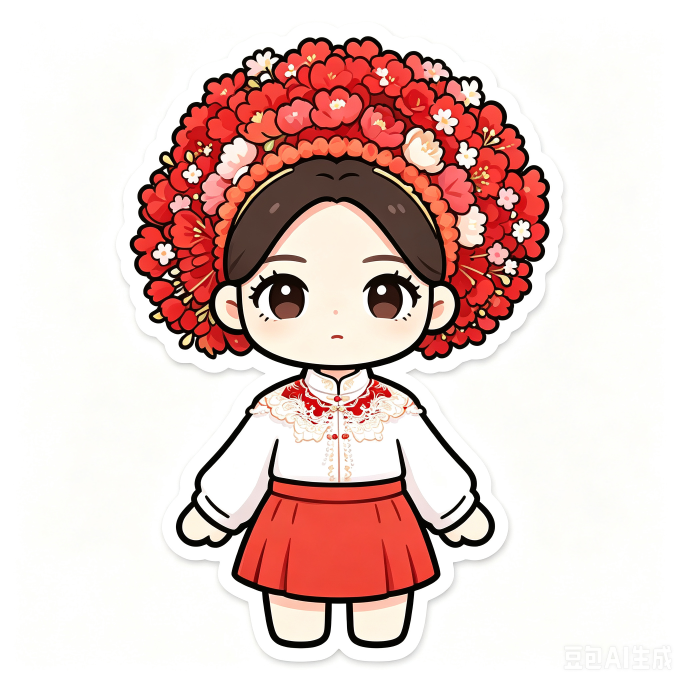
#> input picture data/Character Image/桌宠形象生成.png, 2048 x 2048 px (shown at 1/3 size)
$ python -i make_brand_icons.py   (imports and definitions only)
#> lines starting #> are read from the running program, lines starting #| are printed output that depends on the picture; after the words box and inside, x2 and y2 are one past the last pixel; in counts of white or black regions, pixels touching at a corner belong together
#> further down, picture is the input picture: PIL image 2048x2048 RGB; mean R, G, B 228.7, 204, 199.7
# -*- coding: utf-8 -*-
"""从 data/Icon 母稿生成图标（中间产物写到 brand/，可不入库）。

用法：
  1. 将母稿 PNG 放入 data/Icon/
  2. python tools/make_brand_icons.py
  3. npx tauri icon brand/app-icon-1024.png --output src-tauri/icons
  4. 再跑一遍本脚本写回 tray.png / mark-128.png（tauri icon 会覆盖 tray）

母稿若已是透明底，直接取内容包围盒；否则边缘泛洪去白。
"""
from __future__ import annotations

import sys
from pathlib import Path

import numpy as np
from PIL import Image, ImageChops, ImageDraw, ImageEnhance, ImageFilter

ROOT = Path(__file__).resolve().parents[1]
sys.path.insert(0, str(ROOT / "tools"))
from cutout import remove_white_bg  # noqa: E402

ICON_DIR = ROOT / "data" / "Icon"
OUT = ROOT / "brand"


# [38 lines left out: functions find_source, load_cutout, content_bbox, square_pad, not called in this run]


def circularize(im: Image.Image, margin: float = 0.02, feather: int = 6) -> Image.Image:
#> called with margin = 0.02, feather = 6
    w, h = im.size
#> w = 2048; h = 2048
    m = Image.new("L", (w, h), 0)
#> m: PIL image 2048x2048 L; every value is 0
    inset = int(w * margin)
#> inset = 40
    ImageDraw.Draw(m).ellipse((inset, inset, w - inset - 1, h - inset - 1), fill=255)
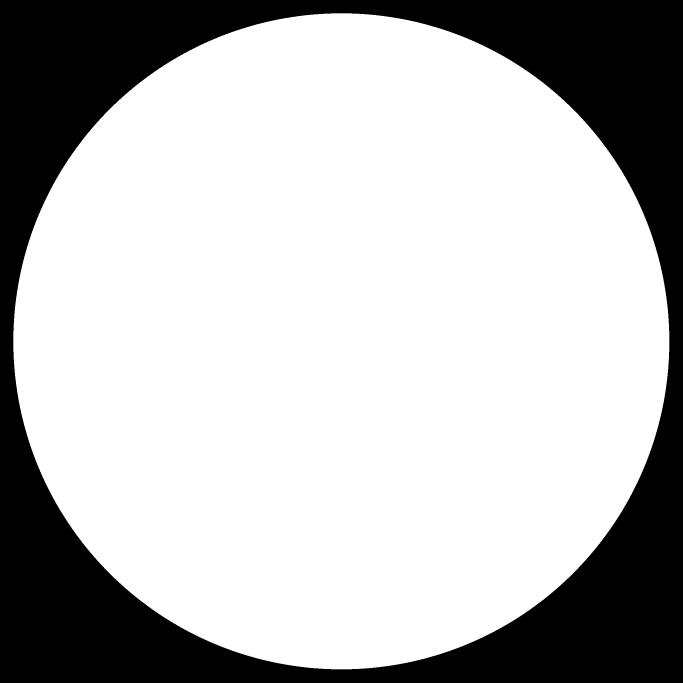
#> m: PIL image 2048x2048 L (shown at 1/3 size); 72.5% white; 1 black region, box (x1, y1, x2, y2) and area: (0, 0, 2048, 2048) 1152712
    if feather:
        m = m.filter(ImageFilter.GaussianBlur(feather))
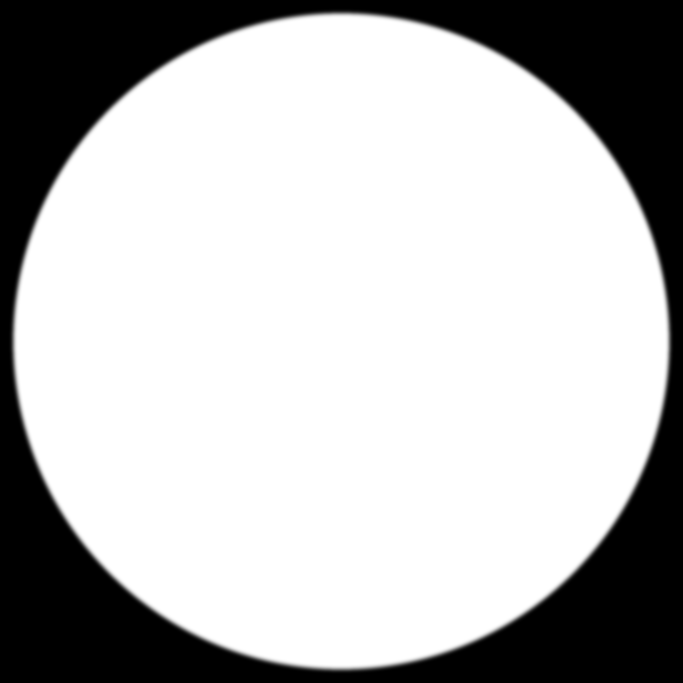
#> m: PIL image 2048x2048 L (shown at 1/3 size); min 0, max 255, mean 184.9
#> (the run stopped early here; a loop or call above may not have finished)
